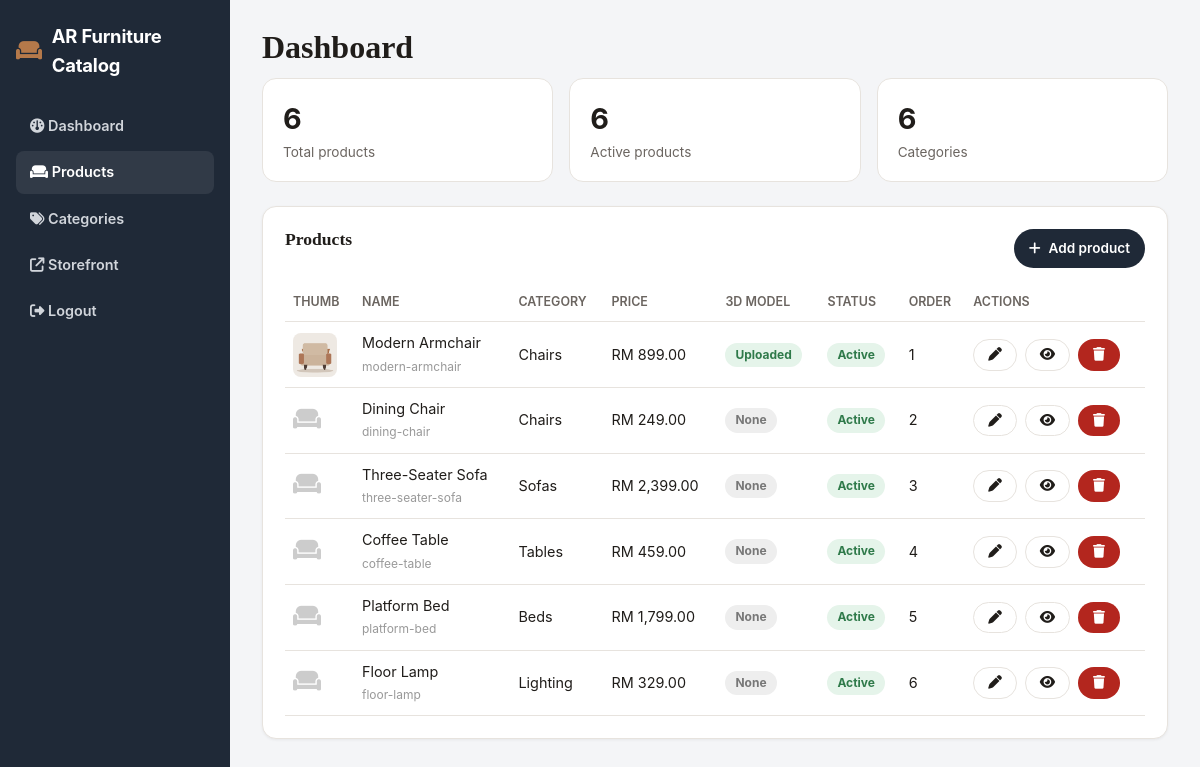
The page /admin/index.php (signed in) on the database its author committed.
### tables this page shows
CREATE TABLE IF NOT EXISTS `products` (
  `id` INT UNSIGNED NOT NULL AUTO_INCREMENT,
  `category_id` INT UNSIGNED NULL,
  `slug` VARCHAR(160) NOT NULL,
  `name` VARCHAR(160) NOT NULL,
  `description` TEXT NULL,
  `price` DECIMAL(10,2) NOT NULL DEFAULT 0.00,
  `currency` VARCHAR(8) NOT NULL DEFAULT 'RM',
  `glb_path` VARCHAR(255) NULL,
  `usdz_path` VARCHAR(255) NULL,
  `thumb_path` VARCHAR(255) NULL,
  `width_cm` DECIMAL(8,2) NULL,
  `height_cm` DECIMAL(8,2) NULL,
  `depth_cm` DECIMAL(8,2) NULL,
  `glb_x_m` DECIMAL(8,4) NULL,
  `glb_y_m` DECIMAL(8,4) NULL,
  `glb_z_m` DECIMAL(8,4) NULL,
  `is_active` TINYINT(1) NOT NULL DEFAULT 1,
  `sort_order` INT NOT NULL DEFAULT 0,
  `created_at` DATETIME NOT NULL DEFAULT CURRENT_TIMESTAMP,
  `updated_at` DATETIME NOT NULL DEFAULT CURRENT_TIMESTAMP ON UPDATE CURRENT_TIMESTAMP,
  PRIMARY KEY (`id`),
  UNIQUE KEY `uq_products_slug` (`slug`),
  KEY `idx_products_category` (`category_id`),
  KEY `idx_products_active_sort` (`is_active`, `sort_order`),
  CONSTRAINT `fk_products_category`
    FOREIGN KEY (`category_id`) REFERENCES `categories` (`id`)
    ON DELETE SET NULL ON UPDATE CASCADE
);

CREATE TABLE IF NOT EXISTS `categories` (
  `id` INT UNSIGNED NOT NULL AUTO_INCREMENT,
  `slug` VARCHAR(120) NOT NULL,
  `name` VARCHAR(120) NOT NULL,
  `sort_order` INT NOT NULL DEFAULT 0,
  `is_active` TINYINT(1) NOT NULL DEFAULT 1,
  `created_at` DATETIME NOT NULL DEFAULT CURRENT_TIMESTAMP,
  PRIMARY KEY (`id`),
  UNIQUE KEY `uq_categories_slug` (`slug`)
);

### config/config.php (called while the page is built, shortened)
<?php
$envFile = dirname(__DIR__) . '/.env';
$env = is_file($envFile)
    ? parse_ini_file($envFile, false, INI_SCANNER_RAW)
    : [];
$envValue = static function (string $key, string $default = '') use ($env): string {
    $serverValue = getenv($key);
    if ($serverValue !== false) {
        return (string) $serverValue;
    }
    return isset($env[$key])
        ? (string) $env[$key]
        : $default;
};
return [
    'app' => [
        'name' => $envValue('APP_NAME', 'AR Furniture Catalog'),
        'base_url' => $envValue('APP_BASE_URL'),
        'timezone' => $envValue('APP_TIMEZONE', 'Asia/Kuala_Lumpur'),
        'default_currency' => 'RM',
    ],
    'db' => [
        'host' => $envValue('DB_HOST', 'localhost'),
        'name' => $envValue('DB_NAME', 'ar_furniture'),
        'user' => $envValue('DB_USER', 'root'),
        'pass' => $envValue('DB_PASS'),
        'charset' => 'utf8mb4',
    ],
    'uploads' => [
        'models_dir' => 'models',
        'thumbs_dir' => 'uploads/thumbs',
        'max_model_mb' => max(1, (int) $envValue('MAX_MODEL_MB', '100')),
        'max_image_mb' => max(1, (int) $envValue('MAX_IMAGE_MB', '5')),
        'allowed_model_ext' => ['glb', 'gltf', 'usdz'],
        'allowed_image_ext' => ['jpg', 'jpeg', 'png', 'webp'],
    ],
];

### includes/functions.php (called while the page is built, shortened)
<?php
function app_config(): array
{
    static $config = null;
    if ($config === null) {
        $config = require __DIR__ . '/../config/config.php';
    }
    return $config;
}
function h(?string $value): string
{
    return htmlspecialchars($value ?? '', ENT_QUOTES, 'UTF-8');
}
function base_url(): string
{
    $config = app_config();
    $isHttps = (
        (!empty($_SERVER['HTTPS']) && $_SERVER['HTTPS'] !== 'off') ||
        (($_SERVER['HTTP_X_FORWARDED_PROTO'] ?? '') === 'https') ||
        (($_SERVER['SERVER_PORT'] ?? '') == 443)
    );
    $scheme = $isHttps ? 'https' : 'http';
    $host   = $_SERVER['HTTP_HOST'] ?? 'localhost';
    $scriptDir = str_replace('\\', '/', dirname($_SERVER['SCRIPT_NAME'] ?? ''));
    foreach (['/admin', '/api'] as $sub) {
        if (substr($scriptDir, -strlen($sub)) === $sub) {
            $scriptDir = substr($scriptDir, 0, -strlen($sub));
        }
    }
    $scriptDir = rtrim($scriptDir, '/');
    return $scheme . '://' . $host . $scriptDir;
}
function url(string $path = ''): string
{
    $path = ltrim($path, '/');
    return base_url() . ($path !== '' ? '/' . $path : '');
}
function format_price(float $price, string $currency = 'RM'): string
{
    return h($currency) . ' ' . number_format($price, 2);
}
function asset_url(?string $relativePath): ?string
{
    return url($relativePath);
}

### includes/products.php (called while the page is built, shortened)
<?php
require_once __DIR__ . '/db.php';
require_once __DIR__ . '/functions.php';
function products_get_all(): array
{
    $pdo = get_db();
    $stmt = $pdo->query(
        'SELECT p.*, c.name AS category_name
         FROM products p
         LEFT JOIN categories c ON c.id = p.category_id
         ORDER BY p.sort_order ASC, p.name ASC'
    );
    return $stmt->fetchAll();
}
function products_stats(): array
{
    $pdo = get_db();
    $total = (int) $pdo->query('SELECT COUNT(*) FROM products')->fetchColumn();
    $active = (int) $pdo->query('SELECT COUNT(*) FROM products WHERE is_active = 1')->fetchColumn();
    $categories = (int) $pdo->query('SELECT COUNT(*) FROM categories')->fetchColumn();
    return [
        'products_total'  => $total,
        'products_active' => $active,
        'categories_total' => $categories,
    ];
}

### includes/db.php (called while the page is built, shortened)
<?php
function get_db(): PDO
{
    static $pdo = null;
    if ($pdo instanceof PDO) {
        return $pdo;
    }
    $config = require __DIR__ . '/../config/config.php';
    $db = $config['db'];
    $dsn = sprintf(
        'mysql:host=%s;dbname=%s;charset=%s',
        $db['host'],
        $db['name'],
        $db['charset'] ?? 'utf8mb4'
    );
    try {
        $pdo = new PDO($dsn, $db['user'], $db['pass'], [
            PDO::ATTR_ERRMODE            => PDO::ERRMODE_EXCEPTION,
            PDO::ATTR_DEFAULT_FETCH_MODE => PDO::FETCH_ASSOC,
            PDO::ATTR_EMULATE_PREPARES   => false,
        ]);
    } catch (PDOException $e) {
        error_log('[AR Furniture] DB connection failed: ' . $e->getMessage());
        http_response_code(500);
        echo '<!doctype html><html><head><meta charset="utf-8">'
           . '<title>Service unavailable</title></head><body style="font-family:sans-serif;'
           . 'max-width:600px;margin:80px auto;text-align:center;color:#333;">'
           . '<h1>Database unavailable</h1>'
           . '<p>Please check the database configuration and try again shortly.</p>'
           . '</body></html>';
        exit;
    }
    return $pdo;
}

### admin/index.php (the view, shortened to what this page needs)
<?php
require_once __DIR__ . '/../includes/functions.php';
require_once __DIR__ . '/../includes/products.php';
$activeNav = 'products';
$pageTitle = 'Dashboard';
require __DIR__ . '/../includes/admin_layout.php';
$stats = products_stats();
$products = products_get_all();
?>
<div class="stat-grid">
    <div class="stat-card">
        <div class="num"><?= (int) $stats['products_total'] ?></div>
        <div class="label">Total products</div>
    </div>
    <div class="stat-card">
        <div class="num"><?= (int) $stats['products_active'] ?></div>
        <div class="label">Active products</div>
    </div>
    <div class="stat-card">
        <div class="num"><?= (int) $stats['categories_total'] ?></div>
        <div class="label">Categories</div>
    </div>
</div>
<div class="admin-card">
    <div class="action-row" style="justify-content:space-between;margin-bottom:14px;">
        <h2 class="mt-0 mb-0" style="font-size:1.1rem;">Products</h2>
        <a href="<?= h(url('admin/product_edit.php')) ?>" class="btn btn-primary btn-sm">
            <i class="fa-solid fa-plus"></i> Add product
        </a>
    </div>
    <?php if (empty($products)): ?>
        <p>No products yet. Click "Add product" to create your first one.</p>
    <?php else: ?>
        <div class="table-scroll">
        <table class="data-table">
            <thead>
                <tr>
                    <th>Thumb</th>
                    <th>Name</th>
                    <th>Category</th>
                    <th>Price</th>
                    <th>3D Model</th>
                    <th>Status</th>
                    <th>Order</th>
                    <th>Actions</th>
                </tr>
            </thead>
            <tbody>
                <?php foreach ($products as $p): ?>
                    <tr>
                        <td>
                            <?php if (!empty($p['thumb_path'])): ?>
                                <img src="<?= h(asset_url($p['thumb_path'])) ?>" alt="" style="width:44px;height:44px;object-fit:cover;border-radius:8px;">
                            <?php else: ?>
                                <i class="fa-solid fa-couch" style="color:#ccc;font-size:1.4rem;"></i>
                            <?php endif; ?>
                        </td>
                        <td><?= h($p['name']) ?><br><small style="color:#999;"><?= h($p['slug']) ?></small></td>
                        <td><?= h($p['category_name'] ?? '—') ?></td>
                        <td><?= format_price((float) $p['price'], $p['currency']) ?></td>
                        <td>
                            <?php if (!empty($p['glb_path'])): ?>
                                <span class="badge badge-success">Uploaded</span>
                            <?php else: ?>
                                <span class="badge badge-muted">None</span>
                            <?php endif; ?>
                        </td>
                        <td>
                            <?php if ($p['is_active']): ?>
                                <span class="badge badge-success">Active</span>
                            <?php else: ?>
                                <span class="badge badge-muted">Inactive</span>
                            <?php endif; ?>
                        </td>
                        <td><?= (int) $p['sort_order'] ?></td>
                        <td>
                            <div class="action-row">
                                <a href="<?= h(url('admin/product_edit.php?id=' . $p['id'])) ?>" class="btn btn-outline btn-sm">
                                    <i class="fa-solid fa-pen"></i>
                                </a>
                                <a href="<?= h(url('product.php?slug=' . urlencode($p['slug']))) ?>" target="_blank" class="btn btn-outline btn-sm">
                                    <i class="fa-solid fa-eye"></i>
                                </a>
                                <form method="post" action="<?= h(url('admin/product_delete.php')) ?>"
                                      onsubmit="return confirm('Delete &quot;<?= h(addslashes($p['name'])) ?>&quot;? This cannot be undone.');" style="display:inline;">
                                    <button type="submit" class="btn btn-danger btn-sm"><i class="fa-solid fa-trash"></i></button>
                                </form>
                            </div>
                        </td>
                    </tr>
                <?php endforeach; ?>
            </tbody>
        </table>
        </div>
    <?php endif; ?>
</div>
<?php require __DIR__ . '/../includes/admin_layout_end.php'; ?>

### includes/admin_layout.php (shortened to what this page needs)
<?php
require_once __DIR__ . '/functions.php';
$config = app_config();
$activeNav = $activeNav ?? '';
$pageTitle = $pageTitle ?? 'Admin';
?>
<!doctype html>
<html lang="en">
<head>
<link rel="stylesheet" href="<?= h(url('css/styles.css')) ?>">
<link rel="stylesheet" href="https://cdnjs.cloudflare.com/ajax/libs/font-awesome/6.5.1/css/all.min.css">
</head>
<body class="admin-body">
<div class="admin-shell">
    <aside class="admin-sidebar">
        <div class="brand"><i class="fa-solid fa-couch"></i> <?= h($config['app']['name']) ?></div>
        <nav>
            <a href="<?= h(url('admin/index.php')) ?>" class="<?= $activeNav === 'dashboard' ? 'active' : '' ?>">
                <i class="fa-solid fa-gauge"></i> Dashboard
            </a>
            <a href="<?= h(url('admin/index.php')) ?>" class="<?= $activeNav === 'products' ? 'active' : '' ?>">
                <i class="fa-solid fa-couch"></i> Products
            </a>
            <a href="<?= h(url('admin/categories.php')) ?>" class="<?= $activeNav === 'categories' ? 'active' : '' ?>">
                <i class="fa-solid fa-tags"></i> Categories
            </a>
            <a href="<?= h(url('index.php')) ?>" target="_blank">
                <i class="fa-solid fa-arrow-up-right-from-square"></i> Storefront
            </a>
            <a href="<?= h(url('admin/logout.php')) ?>">
                <i class="fa-solid fa-right-from-bracket"></i> Logout
            </a>
        </nav>
    </aside>
    <main class="admin-main">
        <h1><?= h($pageTitle) ?></h1>

### includes/admin_layout_end.php (shortened to what this page needs)
    </main>
</div>
</body>
</html>

### css/styles.css (style rules this page uses)
:root { --color-bg: #faf9f7; --color-surface: #ffffff; --color-text: #201d1a; --color-muted: #6b6560; --color-border: #e7e3de; --color-primary: #1f2937; --color-primary-hover: #111827; --color-accent: #b5794a; --color-accent-hover: #9c6539; --color-success: #2f7a4a; --color-danger: #b3261e; --radius: 14px; --radius-sm: 8px; --shadow-sm: 0 1px 3px rgba(20, 16, 10, 0.06); --shadow-md: 0 8px 24px rgba(20, 16, 10, 0.08); --font-body: -apple-system, BlinkMacSystemFont, "Segoe UI", Roboto, Helvetica, Arial, sans-serif; --font-heading: Georgia, "Times New Roman", serif; --container-max: 1200px; }
* { box-sizing: border-box; }
html, body { margin: 0; padding: 0; }
body { background: var(--color-bg); color: var(--color-text); font-family: var(--font-body); line-height: 1.55; -webkit-font-smoothing: antialiased; }
img { max-width: 100%; display: block; }
a { color: inherit; text-decoration: none; }
h1, h2, h3 { font-family: var(--font-heading); line-height: 1.2; margin: 0 0 12px; }
.brand { display: flex; align-items: center; gap: 10px; font-weight: 700; font-size: 1.15rem; letter-spacing: -0.01em; }
.brand i { color: var(--color-accent); font-size: 1.3rem; }
.btn { display: inline-flex; align-items: center; justify-content: center; gap: 8px; padding: 12px 22px; border-radius: 999px; font-weight: 600; font-size: 0.95rem; border: 1px solid transparent; cursor: pointer; transition: transform 0.1s ease, background 0.15s ease, box-shadow 0.15s ease; }
.btn-primary { background: var(--color-primary); color: #fff; }
.btn-outline { background: transparent; border-color: var(--color-border); color: var(--color-text); }
.btn-danger { background: var(--color-danger); color: #fff; }
.btn-sm { padding: 8px 14px; font-size: 0.85rem; }
.admin-body { background: #f4f5f7; }
.admin-shell { display: flex; min-height: 100vh; }
.admin-sidebar { width: 230px; background: var(--color-primary); color: #fff; flex-shrink: 0; padding: 22px 16px; }
.admin-sidebar .brand { color: #fff; margin-bottom: 26px; }
.admin-sidebar nav a { display: block; padding: 10px 14px; border-radius: var(--radius-sm); color: #d1d5db; font-weight: 600; font-size: 0.9rem; margin-bottom: 4px; }
.admin-sidebar nav a:hover, .admin-sidebar nav a.active { background: rgba(255,255,255,0.08); color: #fff; }
.admin-main { flex: 1; padding: 28px 32px; min-width: 0; }
.admin-card { background: #fff; border-radius: var(--radius); border: 1px solid var(--color-border); padding: 22px; box-shadow: var(--shadow-sm); margin-bottom: 22px; }
.stat-grid { display: grid; grid-template-columns: repeat(auto-fit, minmax(160px, 1fr)); gap: 16px; margin-bottom: 24px; }
.stat-card { background: #fff; border: 1px solid var(--color-border); border-radius: var(--radius); padding: 18px 20px; }
.stat-card .num { font-size: 1.8rem; font-weight: 700; }
.stat-card .label { color: var(--color-muted); font-size: 0.85rem; }
table.data-table { width: 100%; border-collapse: collapse; font-size: 0.9rem; }
table.data-table th, table.data-table td { text-align: left; padding: 10px 8px; border-bottom: 1px solid var(--color-border); vertical-align: middle; }
table.data-table th { color: var(--color-muted); font-weight: 600; font-size: 0.78rem; text-transform: uppercase; }
.table-scroll { overflow-x: auto; }
.badge { display: inline-block; padding: 3px 10px; border-radius: 999px; font-size: 0.75rem; font-weight: 700; }
.badge-success { background: #e5f4ea; color: var(--color-success); }
.badge-muted { background: #eee; color: #777; }
.action-row { display: flex; gap: 8px; flex-wrap: wrap; }
.mt-0 { margin-top: 0; }
.mb-0 { margin-bottom: 0; }

### rows shown on the page
products: thumb_path (picture), name "Modern Armchair", slug "modern-armchair", category.name "Chairs", format_price((float) $p['price'], $p['currency']) "RM 899.00", shows "Uploaded", is_active "Active", sort_order "1"
products: name "Dining Chair", slug "dining-chair", category.name "Chairs", format_price((float) $p['price'], $p['currency']) "RM 249.00", shows "None", is_active "Active", sort_order "2"
products: name "Three-Seater Sofa", slug "three-seater-sofa", category.name "Sofas", format_price((float) $p['price'], $p['currency']) "RM 2,399.00", shows "None", is_active "Active", sort_order "3"
products: name "Coffee Table", slug "coffee-table", category.name "Tables", format_price((float) $p['price'], $p['currency']) "RM 459.00", shows "None", is_active "Active", sort_order "4"
products: name "Platform Bed", slug "platform-bed", category.name "Beds", format_price((float) $p['price'], $p['currency']) "RM 1,799.00", shows "None", is_active "Active", sort_order "5"
products: name "Floor Lamp", slug "floor-lamp", category.name "Lighting", format_price((float) $p['price'], $p['currency']) "RM 329.00", shows "None", is_active "Active", sort_order "6"

### other values the page prints
$config['app']['name'] "AR Furniture Catalog"
$pageTitle "Dashboard"
$stats['products_total'] "6"
$stats['products_active'] "6"
$stats['categories_total'] "6"
